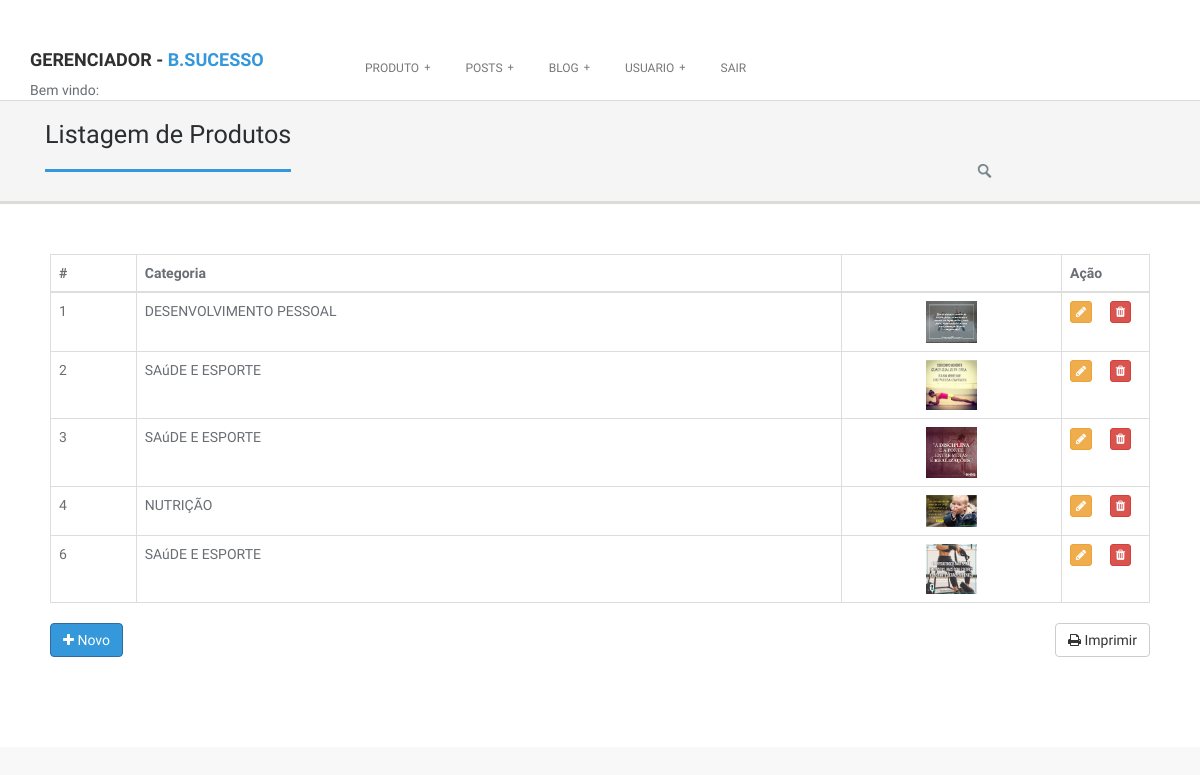
The page /gerenciador.php?pagina=listposts on the database its author committed.
### tables this page shows
CREATE TABLE `posts` (
  `idposts` int(11) NOT NULL AUTO_INCREMENT,
  `linkimage` varchar(200) NOT NULL,
  `fkcategoria` int(11) NOT NULL,
  PRIMARY KEY (`idposts`)
);

CREATE TABLE `categoria` (
  `idcategoria` int(11) NOT NULL AUTO_INCREMENT,
  `nmcategoria` varchar(50) NOT NULL,
  `descategoria` varchar(250) DEFAULT NULL,
  PRIMARY KEY (`idcategoria`)
);

### class/listarPosts.class.php (the view, shortened to what this page needs)
<?PHP
function listar($limit){
	include ("mysql.class.php");
	$query		= mysqli_query( $conn,"select idposts,linkimage, nmcategoria
								from posts
								inner join categoria as cat on cat.idcategoria = posts.fkcategoria LIMIT 0 , $limit") or die (mysqli_error ($conn));
	for( $i = 0; mysqli_num_rows( $query ) > $i ; $i++ ){
		$result	= mysqli_fetch_array($query);
		$html = '
						<tr>
                        <td>'.$result["idposts"].'</td>
                        <td >'.$result["nmcategoria"].'</td>
						<td width="20%" align="center"> <img  src="img/posts/'.$result["linkimage"].'" width="25%" >  </td>
						<td width="8%">
				<button type="button" class="btn btn-xs btn-warning" data-toggle="modal"
				data-target="#exampleModal'.$result["idposts"].'" ><i class="fa fa-pencil" title="EDITAR"></i></button>
				<button type="button" class="btn btn-xs btn-danger" data-toggle="modal"
				data-target="#excluirModal'.$result["idposts"].'" ><i class="fa fa-trash" title="EXCLUIR"></i></button>
			</td>
                         </tr>
		<div class="modal fade" id="exampleModal'.$result["idposts"].'" tabindex="-1" role="dialog" aria-labelledby="exampleModalLabel">
					<input type="text" class="form-control" id="nmcategoria" name="nmcategoria" value="'.$result["nmcategoria"].'">
				 <img class="aligncenter" width="40%" height="90%" src="img/posts/'.$result["linkimage"].'" alt="">
					<input type="hidden" class="form-control" id="idposts"  name="idposts" value="'.$result["idposts"].'">
		</div>
		<div class="modal fade" id="excluirModal'. $result["idposts"].'" tabindex="-1" role="dialog" aria-labelledby="exampleModalLabel">
					<input type="text" class="form-control" id="idposts" name="idposts" value="'.$result["idposts"].'" disabled>
				 <img class="aligncenter" width="40%" height="90%" src="img/posts/'.$result["linkimage"].'" alt="">
					<input type="hidden" class="form-control" id="idposts"  name="idposts" value="'.$result["idposts"].'">
		</div>
		';
		echo $html;
	}
}
?>

### css/style.css (style rules this page uses)
* { margin: 0; padding: 0px; font-family: 'Ruda', sans-serif; }
body { background: #f8f8f8; margin: 0; height: 100%; z-index: 1000; color: #696E74; }
h1, h2, h3, h4, h5, h6 { font-family: 'Ruda', sans-serif; font-weight: 700; }
html, body { height: 100%; }
img { height: auto; max-width: 100%; }
*, *:after, *:before { -webkit-box-sizing: border-box; -moz-box-sizing: border-box; box-sizing: border-box; padding: 0; margin: 0; }
a { padding: 0; margin: 0; text-decoration: none; -webkit-transition: background-color .4s linear, color .4s linear; -moz-transition: background-color .4s linear, color .4s linear; -o-transition: background-color .4s linear, color .4s linear; -ms-transition: background-color .4s linear, color .4s linear; transition: background-color .4s linear, color .4s linear; }
p, pre, ul, ol, dl, dd, blockquote, address, table, fieldset, form, { margin-bottom: 20px; }
section::before, section::after { position: absolute; content: ''; pointer-post-wraps: none; }
.post-wrapper-top { background-color: #F5F5F5; bottom: 0; left: 0; right: 0; top: 0; z-index: 0; border-bottom: 3px solid #DCDBD7; margin-bottom: 0; padding: 0; position: relative; text-align: left; }
.post-wrapper-top h2 { border-bottom: 3px solid #fff; display: inline-block; font-weight: 500; font-size: 1.8em; padding: 0 0 20px; color: #2B2E31; position: relative; margin-bottom: -3px; }
.search-bar { padding: 0; width: 190px; height: 40px; float: right; position: relative; display: inline-block; background: url("../img/search.png") left top no-repeat; margin-top: 60px; }
.section4, .section1 { background: #ffffff; padding: 30px 0; }
button, .button { cursor: pointer; font-weight: normal; line-height: normal; margin: 0 0 1.25rem; position: relative; text-decoration: none; text-align: center; display: inline-block; -webkit-border-radius: 2px; border-radius: 2px; padding: 0.5em 1em; font-size: 1.3rem; border-color: #696E74; color: white; -webkit-transition: background-color 300ms ease-out; -moz-transition: background-color 300ms ease-out; transition: background-color 300ms ease-out; -webkit-appearance: none; border: none; font-weight: normal !important; }
.content { padding: 20px 20px 60px 20px; }
@media only screen and (min-width: 40.063em) { button, .button { display: inline-block; } }
section { overflow: hidden; }

### rows shown on the page
posts: idposts "1", categoria.nmcategoria "DESENVOLVIMENTO PESSOAL", linkimage (picture)
posts: idposts "2", categoria.nmcategoria "SAúDE E ESPORTE", linkimage (picture)
posts: idposts "3", categoria.nmcategoria "SAúDE E ESPORTE", linkimage (picture)
posts: idposts "4", categoria.nmcategoria "NUTRIÇÃO", linkimage (picture)
posts: idposts "6", categoria.nmcategoria "SAúDE E ESPORTE", linkimage (picture)
